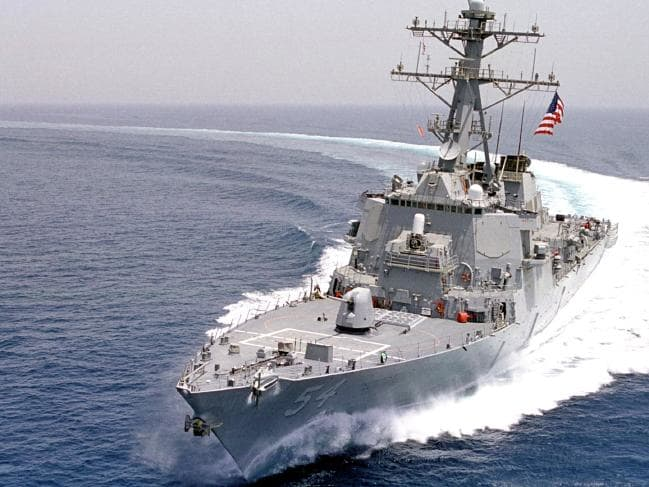
#> input picture Ship/Validate/battle ship/b2.jpg, 649 x 487 px, found by its file name
$ jupyter execute --allow-errors Lab7_1_DataAugmentation.ipynb
#> lines starting #> are read from the running program, lines starting #| are printed output that depends on the picture; after the words box and inside, x2 and y2 are one past the last pixel; in counts of white or black regions, pixels touching at a corner belong together
# **Lab 7.1 Data Augmentation with PyTorch**

[cell 1]
import torch
from torch.utils.data import Dataset
import torchvision.transforms as transforms
from torchvision.datasets import ImageFolder
from torch.utils.data import DataLoader,Subset
from torch.nn import functional as F
import random
import cv2
import numpy as np
from skimage.util import random_noise
import matplotlib.pyplot as plt
import os

Complete the `load_data()` function that loads the image using `ImageFolder()` with the specific `transforms.compose()` provided below.
`load_data()` will return DataLoader() and print the information about the Dataset.

`transforms.Compose()` :
- `transforms.Resize()`
- `transforms.ToTensor()`
- `transforms.Pad()`
- `transforms.RandomAffine(degrees=45, translate=(0.1, 0.1),scale=(0.8, 1.2), shear=45)`
- `transforms.CenterCrop()`

Resource : [`transforms.Compose()`](https://pytorch.org/vision/main/generated/torchvision.transforms.Compose.html#compose), [`torchvision.transforms v1`](<https://pytorch.org/vision/stable/transforms.html#v1-api-reference:~:text=custom)%20tv_tensor%20type.-,V1%20API%20Reference,-Geometry>), [`ImageFolder`](https://pytorch.org/vision/main/generated/torchvision.datasets.ImageFolder.html), [`Dataloader`](https://pytorch.org/tutorials/beginner/basics/data_tutorial.html#:~:text=Preparing%20your%20data%20for%20training%20with%20DataLoaders)

[cell 2]
def load_data(path=None, size=128, degrees=45, tx=0.1, ty=0.1, sx=0.8, sy=1.2, shear=45, center_crop=128):
    ### START CODE HERE ###
    transform = transforms.Compose([
        transforms.Resize((size, size)),
        transforms.Pad(padding=size,padding_mode='reflect'), #ภาพผลลัพธ์ ต้องใหญ่กว่าภาพต้นฉบับ 2 เท่า เพื่อรองรับการ transform เช่น rotate
        transforms.ToTensor(),  # แปลงเป็น tensor
        transforms.RandomAffine(
            degrees=degrees,
            translate=(tx, ty),
            scale=(sx, sy),
            shear=shear
        ),
        transforms.CenterCrop(center_crop)
    ])

    dataset = ImageFolder(root=path, transform=transform)
    data_loader = DataLoader(dataset, batch_size=16, shuffle=True,pin_memory=True)

    # Print dataset information
    class_counts = {}
    for _, label in dataset.samples:
        class_name = dataset.classes[label]
        if class_name in class_counts:
            class_counts[class_name] += 1
        else:
            class_counts[class_name] = 1

    print("📃"+dataset.root.split("/")[1], "Dataset:")
    for class_name, count in class_counts.items():
        print(f"        Number of images in class {class_name}: {count}")
    print(f"        Number of samples: {len(dataset)}")

    return data_loader
    ### END CODE HERE ###

Use your load_data() function to load the dataset in the cell below. Then, display the image from the first batch.

<details>
<summary>
<font size="3" color="orange">
<b>Expected output</b>
</font>
</summary>

- The output should resemble this, but not be identical

```
📃Train Dataset:
	Number of images in class battleship: 44
	Number of images in class patrol boat: 35
	Number of images in class submarine: 35
	Number of samples: 114
```

</details>

[cell 3]
### START CODE HERE ###
# [17 lines left out: function imshow_grid, not called in this run]

#> (the rest of this cell did not finish here and is left out)

Now, let's create your own `CustomImageDataset` that performs the augmentation as in the previous section, but also includes the methods `add_gaussian_blur()` and `add_gaussian_noise()`. **<font color="red">DO NOT</font>** use `transforms.Compose()`.

Resource : [CustomImageDataset](https://pytorch.org/tutorials/beginner/data_loading_tutorial.html#:~:text=.show()-,Dataset%20class,-torch.utils.data)

[cell 4]
### START CODE HERE ###
class CustomImageDataset(Dataset):
    def __init__(self,image_paths,gauss_noise=False,gauss_blur=None,resize=128, center_crop=False):
        self.resize = resize
        self.gauss_noise = gauss_noise
        self.gauss_blur = gauss_blur
        self.center_crop = center_crop
        self.dataset = ImageFolder(root=image_paths)

    def __len__(self):
        return len(self.dataset)

    # [8 lines left out: function add_gaussian_noise, not called in this run]

    def do_gaussian_blur(self, image):
        kernel_size = random.randrange(3, 12, 2)
        return cv2.GaussianBlur(image, (kernel_size, kernel_size), 0) #ภาพ,Kernel Size, Standard Deviation

    # [17 lines left out: function do_center_crop, not called in this run]

    def do_reflect_padding(self, image):
        return cv2.copyMakeBorder(image, self.resize, self.resize, self.resize, self.resize,
                                    borderType=cv2.BORDER_REFLECT)

    # [66 lines left out: functions do_random_affine, __getitem__, not called in this run]

### END CODE HERE ###

Use your `CustomImageDataset()` function. Then, display the image from the first batch.

<details>
<summary>
<font size="3" color="orange">
<b>Expected output</b>
</font>
</summary>

- The output should resemble this, but not be identical

</details>

[cell 5]
### START CODE HERE ###
data_dir = "Ship/Train"
#> (the rest of this cell did not finish here and is left out)

---
# Questions
1. Discuss effects and benefits of fill_mode or padding_mode.
2. What would be amount of augmentation should be so that it would not effect the training performance?
3. How can we create Salt-and-Pepper Noise, which is the type that greatly affect the image quality?
4. What would be transform parameter to simulate camera lense effect?

# ตอบคำถามท้าย LAB 7.1
1. Discuss effects and benefits of fill_mode or padding_mode.

    ans: fill mode จะเติม pixel ลงไปในส่วนที่เกินขอบเขตของภาพ มี 3 อย่างคือ
    1. constant: ใส่ค่าคงที่เช่น 0 ทำให้เกิดสีดำ ไม่เหมาะกับการนำไปใช้ train model เพราะมีผลต่อการทำนายอย่างแน่นอน (avoid artifacts at the edges.)
    2. reflect: เมื่อหลุดกรอบภาพเดิม ขะทำหน้าที่คล้ายกระจก ซึ่งทำให้ได้ภาพเดิมที่สะท้อนออก เหมาะกับการนำไป train
    3. wrap: เมื่อหลุดกรอบภาพเดิม ต่อภาพเดิมออกไปเรื่อยๆ ก็เหมาะใช้ในการ train model เช่นกัน
    สรุป ทั้ง refect และ warp เหมาะกับการใช้ train model มากกว่า constant เนื่องจากยังคงเติมจุดสีแบบภาพเดิมอยู่
---
2. What would be amount of augmentation should be so that it would not effect the training performance?

    ans: ขึ้นอยู่กับว่า dataset ที่มี เพียงพอและคล้ายคลึงกับหน้างานจริงขนาดไหน ต้องเตรียมให้ครบทุกรูปแบบเท่าที่ใช้หน้างานจริง โดยทั่วไป ให้ augment 2-3 เท่าของข้อมูลชุดเดิม เพราะหากมากเกินไป ตัว model อาจไป learn noise ที่เกิดจากการ augment แทน *สำคัญสุด ขึ้นอยู่กับโจทย์ที่ได้รับ
---
3. How can we create Salt-and-Pepper Noise, which is the type that greatly affect the image quality?

    ans: salt and pepper noise จะเจอแค่บน grayscale images, salt =จุดขาว, pepper=จุดดำ โดยจะ affect มากๆ หากบริเวณรูปที่สว่างโดน pepper noise ในขณะที่บริเวณรูปที่มืด โดน Salt noise

[cell 6]
import random
import cv2

def add_noise(img):

	# Getting the dimensions of the image
	row , col = img.shape

	# Randomly pick some pixels in the
	# image for coloring them white
	# Pick a random number between 300 and 10000
	number_of_pixels = random.randint(300, 10000)
	for i in range(number_of_pixels):

		# Pick a random y coordinate
		y_coord=random.randint(0, row - 1)

		# Pick a random x coordinate
		x_coord=random.randint(0, col - 1)

		# Color that pixel to white
		img[y_coord][x_coord] = 255

	# Randomly pick some pixels in
	# the image for coloring them black
	# Pick a random number between 300 and 10000
	number_of_pixels = random.randint(300 , 10000)
	for i in range(number_of_pixels):

		# Pick a random y coordinate
		y_coord=random.randint(0, row - 1)

		# Pick a random x coordinate
		x_coord=random.randint(0, col - 1)

		# Color that pixel to black
		img[y_coord][x_coord] = 0

	return img

# salt-and-pepper noise can
# be applied only to grayscale images
# Reading the color image in grayscale image
img = cv2.imread('Ship/Train/battle ship/b2.jpg', cv2.IMREAD_GRAYSCALE)
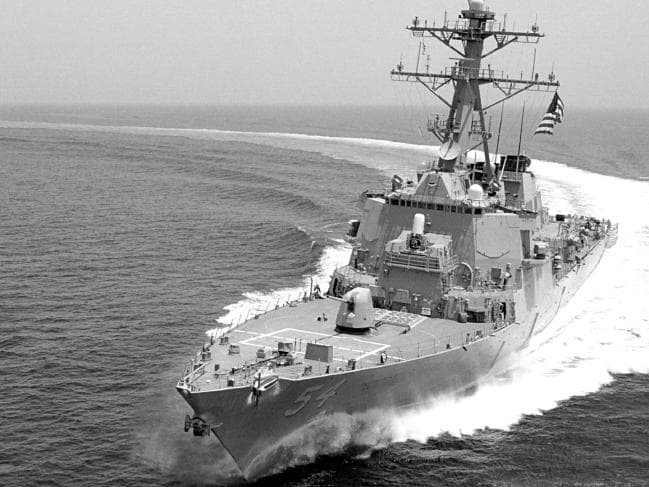
#> img: shape (487, 649); min 0, max 255, mean 153.6
noise_img = add_noise(img)
#> after the loop in add_noise, `for i in range(number_of_pixels):`:
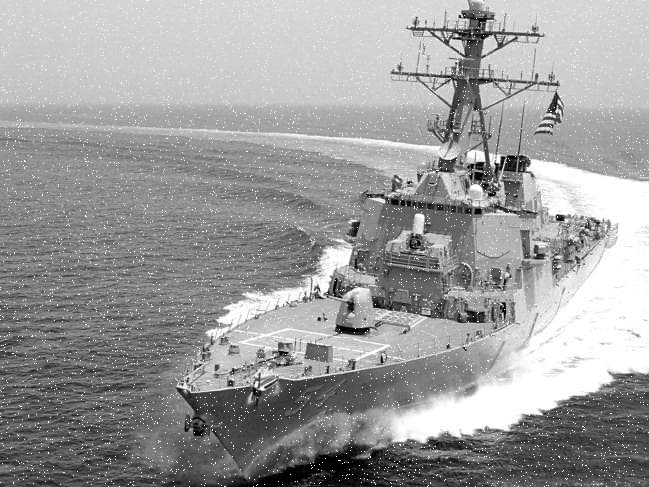
#> img: shape (487, 649); 1.98% of pixels changed, all inside (x1, y1, x2, y2) = (0, 0, 649, 487)
#> after the loop in add_noise, `for i in range(number_of_pixels):`:
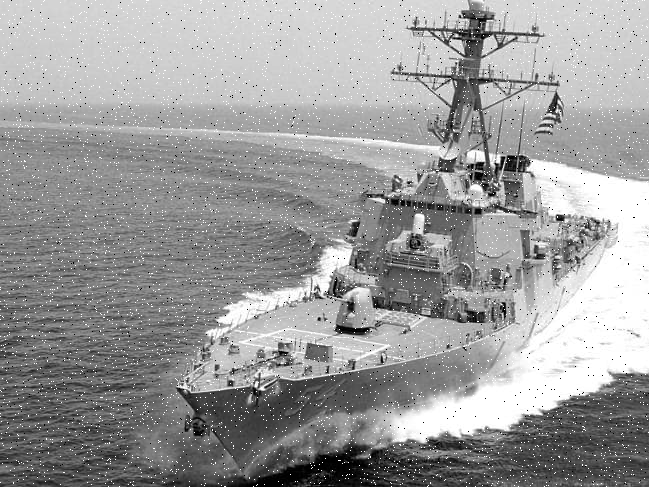
#> img: shape (487, 649); 0.44% of pixels changed, all inside (x1, y1, x2, y2) = (1, 0, 649, 486)

#Storing the image
plt.imshow(noise_img, cmap="Grays")

$ run again, with Ship/Validate/battle ship/b1.jpg copied over Ship/Validate/battle ship/b2.jpg
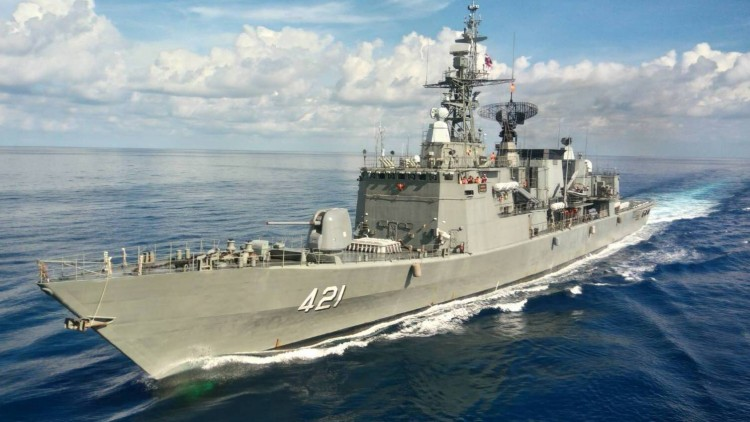
#> input picture Ship/Validate/battle ship/b1.jpg, 750 x 422 px, found by its file name
#> after the loop in add_noise, `for i in range(number_of_pixels):`:
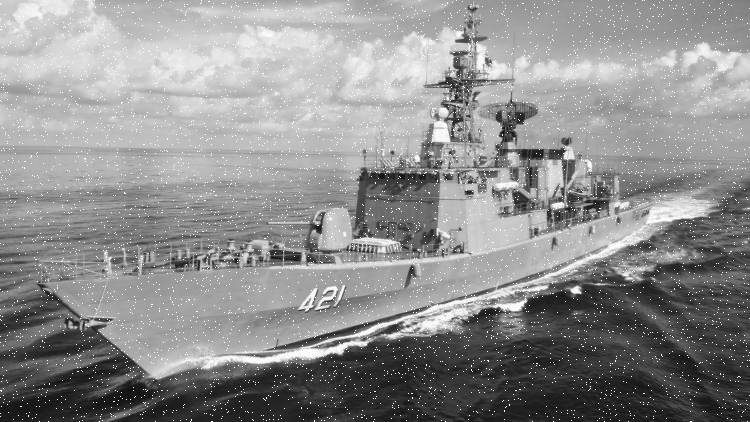
#> img: shape (422, 750); min 13, max 255, mean 142.3
#> after the loop in add_noise, `for i in range(number_of_pixels):`:
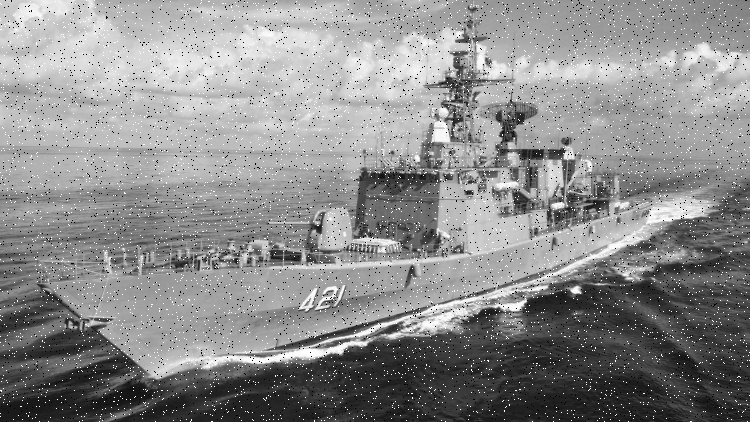
#> img: shape (422, 750); 1.55% of pixels changed, all inside (x1, y1, x2, y2) = (0, 0, 750, 422)

$ run again, with Ship/Validate/battle ship/b13.jpg copied over Ship/Validate/battle ship/b2.jpg
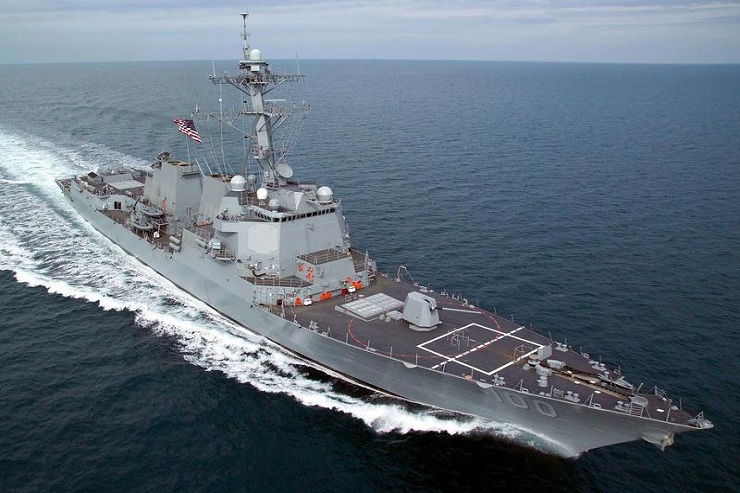
#> input picture Ship/Validate/battle ship/b13.jpg, 740 x 493 px, found by its file name
#> after the loop in add_noise, `for i in range(number_of_pixels):`:
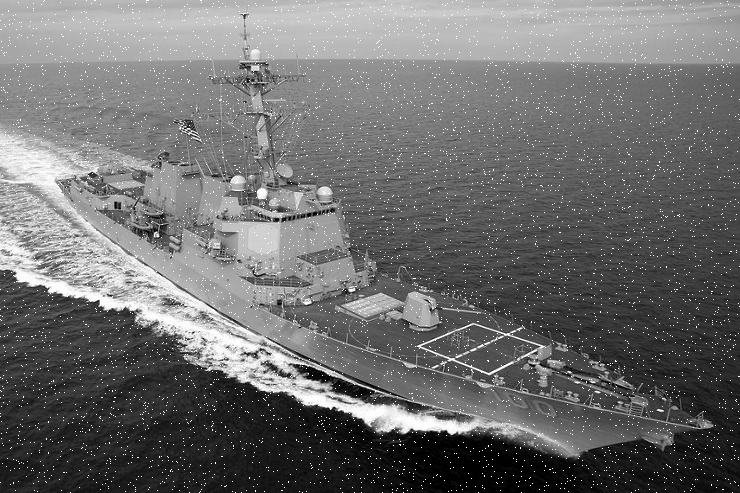
#> img: shape (493, 740); min 0, max 255, mean 110
#> after the loop in add_noise, `for i in range(number_of_pixels):`:
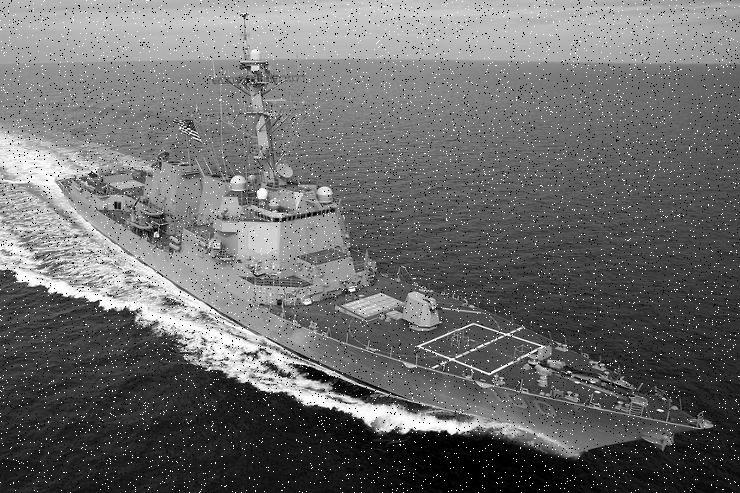
#> img: shape (493, 740); 2.01% of pixels changed, all inside (x1, y1, x2, y2) = (0, 0, 740, 493)
